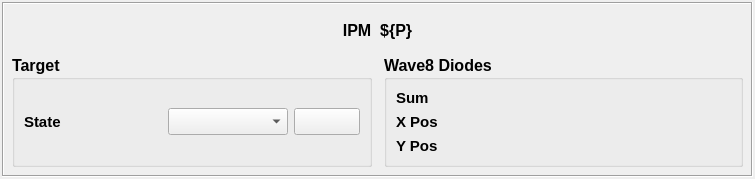
<?xml version="1.0" encoding="UTF-8"?>
<ui version="4.0">
 <class>Form</class>
 <widget class="QWidget" name="Form">
  <property name="geometry">
   <rect>
    <x>0</x>
    <y>0</y>
    <width>755</width>
    <height>179</height>
   </rect>
  </property>
  <property name="windowTitle">
   <string>IPM Full</string>
  </property>
  <layout class="QVBoxLayout" name="outerLayout">
   <property name="leftMargin">
    <number>2</number>
   </property>
   <property name="topMargin">
    <number>2</number>
   </property>
   <property name="rightMargin">
    <number>2</number>
   </property>
   <property name="bottomMargin">
    <number>2</number>
   </property>
   <item>
    <widget class="QFrame" name="screenFrame">
     <property name="frameShape">
      <enum>QFrame::Box</enum>
     </property>
     <property name="frameShadow">
      <enum>QFrame::Sunken</enum>
     </property>
     <property name="lineWidth">
      <number>1</number>
     </property>
     <layout class="QVBoxLayout" name="verticalLayout">
      <property name="spacing">
       <number>6</number>
      </property>
      <property name="leftMargin">
       <number>8</number>
      </property>
      <property name="topMargin">
       <number>8</number>
      </property>
      <property name="rightMargin">
       <number>8</number>
      </property>
      <property name="bottomMargin">
       <number>8</number>
      </property>
      <item>
       <widget class="QLabel" name="DeviceName">
        <property name="font">
         <font>
          <pointsize>12</pointsize>
          <weight>75</weight>
          <bold>true</bold>
         </font>
        </property>
        <property name="text">
         <string>IPM  ${P}</string>
        </property>
        <property name="alignment">
         <set>Qt::AlignCenter</set>
        </property>
       </widget>
      </item>
      <item>
       <layout class="QHBoxLayout" name="row1">
        <property name="spacing">
         <number>12</number>
        </property>
        <item>
         <widget class="QGroupBox" name="targetBox">
          <property name="font">
           <font>
            <pointsize>12</pointsize>
            <weight>75</weight>
            <bold>true</bold>
           </font>
          </property>
          <property name="title">
           <string>Target</string>
          </property>
          <layout class="QGridLayout" name="targetGrid">
           <item row="1" column="2">
            <widget class="PyDMEnumComboBox" name="PyDMEnumComboBox_state">
             <property name="minimumSize">
              <size>
               <width>120</width>
               <height>0</height>
              </size>
             </property>
             <property name="toolTip">
              <string>Insert target: select OUT / TARGET1-4 to drive the state positioner.</string>
             </property>
             <property name="channel">
              <string>ca://${P}:MMS:STATE:SET</string>
             </property>
            </widget>
           </item>
           <item row="1" column="0">
            <widget class="QLabel" name="stateLabel">
             <property name="font">
              <font>
               <pointsize>11</pointsize>
              </font>
             </property>
             <property name="text">
              <string>State</string>
             </property>
            </widget>
           </item>
           <item row="1" column="1">
            <widget class="PyDMLabel" name="PyDMLabel_readback">
             <property name="font">
              <font>
               <pointsize>11</pointsize>
              </font>
             </property>
             <property name="toolTip">
              <string/>
             </property>
             <property name="alignment">
              <set>Qt::AlignCenter</set>
             </property>
             <property name="alarmSensitiveContent">
              <bool>true</bool>
             </property>
             <property name="channel">
              <string>ca://${P}:MMS:STATE:GET_RBV</string>
             </property>
            </widget>
           </item>
           <item row="1" column="3">
            <widget class="PyDMShellCommand" name="ExpertButton">
             <property name="toolTip">
              <string>Open the target state-positioner expert screen.</string>
             </property>
             <property name="styleSheet">
              <string notr="true">PyDMShellCommand {
	background-color: palette(button);
	color: palette(button-text);
	border: 1px solid palette(mid);
	border-radius: 2px;
	padding: 3px 8px;
}
PyDMShellCommand:hover {
	background-color: palette(light);
}
PyDMShellCommand:pressed {
	background-color: palette(dark);
}</string>
             </property>
             <property name="text">
              <string/>
             </property>
             <property name="PyDMIcon">
              <string>cog</string>
             </property>
             <property name="showIcon">
              <bool>true</bool>
             </property>
             <property name="commands">
              <stringlist>
               <string>pcdswidgets-show IPM_target_expert --P ${P}</string>
              </stringlist>
             </property>
            </widget>
           </item>
          </layout>
         </widget>
        </item>
        <item>
         <widget class="QGroupBox" name="diodeBox">
          <property name="font">
           <font>
            <pointsize>12</pointsize>
            <weight>75</weight>
            <bold>true</bold>
           </font>
          </property>
          <property name="title">
           <string>Wave8 Diodes</string>
          </property>
          <layout class="QGridLayout" name="diodeGrid">
           <item row="0" column="0">
            <widget class="QLabel" name="sumLabel">
             <property name="font">
              <font>
               <pointsize>11</pointsize>
              </font>
             </property>
             <property name="text">
              <string>Sum</string>
             </property>
            </widget>
           </item>
           <item row="0" column="1">
            <widget class="ThrottledPyDMLabel" name="PyDMLabel_sum">
             <property name="minimumSize">
              <size>
               <width>110</width>
               <height>0</height>
              </size>
             </property>
             <property name="font">
              <font>
               <pointsize>11</pointsize>
              </font>
             </property>
             <property name="alignment">
              <set>Qt::AlignRight|Qt::AlignTrailing|Qt::AlignVCenter</set>
             </property>
             <property name="precision">
              <number>2</number>
             </property>
             <property name="precisionFromPV">
              <bool>false</bool>
             </property>
             <property name="alarmSensitiveContent">
              <bool>true</bool>
             </property>
             <property name="channel">
              <string>ca://${W8}:SUM</string>
             </property>
             <property name="throttleRate" stdset="0">
              <double>5.000000000000000</double>
             </property>
            </widget>
           </item>
           <item row="1" column="0">
            <widget class="QLabel" name="xposLabel">
             <property name="font">
              <font>
               <pointsize>11</pointsize>
              </font>
             </property>
             <property name="text">
              <string>X Pos</string>
             </property>
            </widget>
           </item>
           <item row="1" column="1">
            <widget class="ThrottledPyDMLabel" name="PyDMLabel_xpos">
             <property name="font">
              <font>
               <pointsize>11</pointsize>
              </font>
             </property>
             <property name="alignment">
              <set>Qt::AlignRight|Qt::AlignTrailing|Qt::AlignVCenter</set>
             </property>
             <property name="precision">
              <number>4</number>
             </property>
             <property name="precisionFromPV">
              <bool>false</bool>
             </property>
             <property name="alarmSensitiveContent">
              <bool>true</bool>
             </property>
             <property name="channel">
              <string>ca://${W8}:XPOS</string>
             </property>
             <property name="throttleRate" stdset="0">
              <double>5.000000000000000</double>
             </property>
            </widget>
           </item>
           <item row="2" column="0">
            <widget class="QLabel" name="yposLabel">
             <property name="font">
              <font>
               <pointsize>11</pointsize>
              </font>
             </property>
             <property name="text">
              <string>Y Pos</string>
             </property>
            </widget>
           </item>
           <item row="2" column="1">
            <widget class="ThrottledPyDMLabel" name="PyDMLabel_ypos">
             <property name="font">
              <font>
               <pointsize>11</pointsize>
              </font>
             </property>
             <property name="alignment">
              <set>Qt::AlignRight|Qt::AlignTrailing|Qt::AlignVCenter</set>
             </property>
             <property name="precision">
              <number>4</number>
             </property>
             <property name="precisionFromPV">
              <bool>false</bool>
             </property>
             <property name="alarmSensitiveContent">
              <bool>true</bool>
             </property>
             <property name="channel">
              <string>ca://${W8}:YPOS</string>
             </property>
             <property name="throttleRate" stdset="0">
              <double>5.000000000000000</double>
             </property>
            </widget>
           </item>
          </layout>
         </widget>
        </item>
       </layout>
      </item>
     </layout>
    </widget>
   </item>
  </layout>
 </widget>
 <customwidgets>
  <customwidget>
   <class>PyDMEnumComboBox</class>
   <extends>QComboBox</extends>
   <header>pydm.widgets.enum_combo_box</header>
  </customwidget>
  <customwidget>
   <class>PyDMShellCommand</class>
   <extends>QPushButton</extends>
   <header>pydm.widgets.shell_command</header>
  </customwidget>
  <customwidget>
   <class>PyDMLabel</class>
   <extends>QLabel</extends>
   <header>pydm.widgets.label</header>
  </customwidget>
  <customwidget>
   <class>ThrottledPyDMLabel</class>
   <extends>PyDMLabel</extends>
   <header>pcdswidgets.common.beam_diagnostics.ipm_widgets</header>
  </customwidget>
 </customwidgets>
 <resources/>
 <connections/>
</ui>
